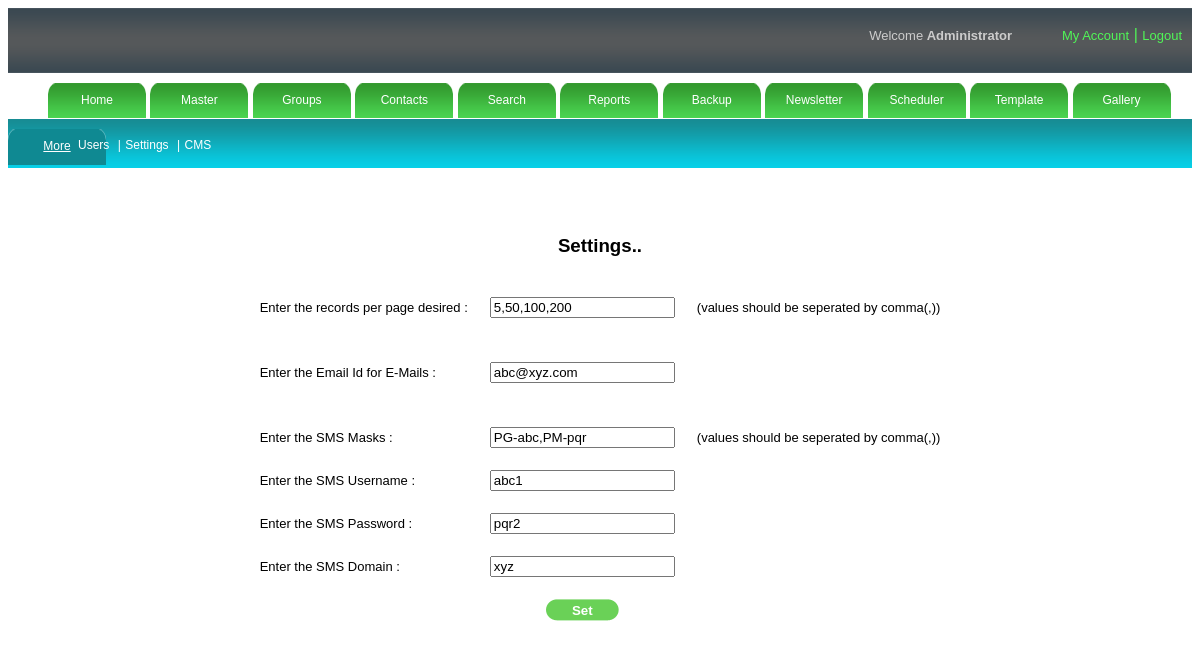
The app's page /admin/settings.php (signed in) with its own data.
### tables this page shows
CREATE TABLE IF NOT EXISTS `setting` (
  `rpp` varchar(100) NOT NULL,
  `eid` varchar(100) NOT NULL,
  `mask` varchar(500) NOT NULL
);

CREATE TABLE IF NOT EXISTS `sms` (
  `sms_user_id` int(11) NOT NULL AUTO_INCREMENT,
  `sms_username` varchar(100) NOT NULL,
  `sms_password` varchar(100) NOT NULL,
  `sms_domain` varchar(100) NOT NULL,
  PRIMARY KEY (`sms_user_id`)
);

### admin/settings.php (the view, shortened to what this page needs)
<!DOCTYPE html PUBLIC "-//W3C//DTD XHTML 1.0 Transitional//EN" "http://www.w3.org/TR/xhtml1/DTD/xhtml1-transitional.dtd">
<html xmlns="http://www.w3.org/1999/xhtml">
<head>
<link href="style.css" rel="stylesheet" media="screen" /><script type="text/javascript" src="validation.js"></script>
<link rel="stylesheet" type="text/css" href="mouseovertabs.css" />
<link href="dhtmlgoodies_calendar.css" rel="stylesheet" type="text/css" />
</head>
<body>
<?php include("header.php");?>
<?php include("menu.php");
?>
<div id="submenu" >
<div >
<ul>
<?php
	for($i=0;$i<count($rights);$i++)
				{
					if($rights[$i]=="6")
					{
						$flag=1;
					}
				}
				if($flag==1)
				{?>
	<li class="submenuitem"><a href="security.php">Users </a> |</li>
    <?php $flag=0;
				}
				for($i=0;$i<count($rights);$i++)
				{
					if($rights[$i]=="8")
					{
						$flag=1;
					}
				}
				if($flag==1)
				{?>
    <li class="submenuitem"><a href="settings.php">Settings</a> |</li>
     <?php $flag=0;
				}
				for($i=0;$i<count($rights);$i++)
				{
					if($rights[$i]=="11")
					{
						$flag=1;
					}
				}
				if($flag==1)
				{?>
    <li class="submenuitem"><a href="cms.php">CMS </a> </li>
    <?php $flag=0;}?>
</ul>
</div>
</div>
<?php
if(isset($_POST['save']))
{
		$sql = "update setting set rpp='".$_POST['rpp']."',eid='".$_POST['eid']."',mask='".$_POST['mask']."'";
		$res = mysql_query($sql);
		$sql = "update sms set sms_username='".$_POST['sms_uname']."',sms_password='".$_POST['sms_pass']."',sms_domain='".$_POST['sms_domain']."'";
		$res = mysql_query($sql);
		echo "<script>location.href='settings.php?res=set';</script>";
}
else
{
	$sql="select * from setting";
	$res=mysql_query($sql);
	$row=mysql_fetch_array($res);
	$sql1="select * from sms";
	$res1=mysql_query($sql1);
	$row1=mysql_fetch_array($res1);
}
?>
<div id="footerseting" class="bgcolorreport">
<br>
<br>
<form name="rppfrm" method="post" action="settings.php" onSubmit="return set();">
<table align="center" cellpadding="10">
	<tr>
    	<td colspan="3" align="center"><h3>Settings..</h3></td>
    </tr>
    <tr>
    	<td><font size="2">Enter the records per page desired :</font></td>
        <td><input type="text" id="rpp" class="txtuname" name="rpp" value="<?php echo $row['rpp'] ?>"></td>
        <td><font size="2">(values should be seperated by comma(,))</font></td>
    </tr>
    <tr>
    	<td></td>
        <td align="center"><div id="d_rpp"></div></td>
     </tr>
     <tr>
    	<td><font size="2">Enter the Email Id for E-Mails :</font></td>
        <td><input type="text" id="eid" class="txtuname" name="eid"  value="<?php echo $row['eid'] ?>"></td>
        <td></td>
    </tr>
     <tr>
    	<td></td>
        <td align="center"><div id="d_eid"></div></td>
     </tr>
     <tr>
    	<td><font size="2">Enter the SMS Masks :</font></td>
        <td><input type="text" id="mask" class="txtuname" name="mask"  value="<?php echo $row['mask'] ?>"></td>
        <td><font size="2">(values should be seperated by comma(,))</font></td>
    </tr>
     <tr>
    	<td><font size="2">Enter the SMS Username :</font></td>
        <td><input type="text" id="sms_uname" class="txtuname" name="sms_uname"  value="<?php echo $row1['sms_username']; ?>"></td>
        <td></td>
    </tr>
      <tr>
    	<td><font size="2">Enter the SMS Password :</font></td>
        <td><input type="text" id="sms_pass" class="txtuname" name="sms_pass"  value="<?php echo $row1['sms_password']; ?>"></td>
        <td></td>
    </tr>
     <tr>
    	<td><font size="2">Enter the SMS Domain :</font></td>
        <td><input type="text" id="sms_domain" class="txtuname" name="sms_domain"  value="<?php echo $row1['sms_domain']; ?>"></td>
        <td></td>
    </tr>
    <tr>
    	<td></td>
        <td align="center"><input type="submit" class="regbtn" value="Set" name="save"></td>
    </tr>
</table>
</form>
</div>

### admin/style.css (style rules this page uses)
body { font-family:Verdana, Arial, Helvetica, sans-serif; }
.regbtn { background:url(images/btn.png) no-repeat; border:none; color:#FFFFFF; width:73px; font-weight:bolder; height:22px; vertical-align:text-top; }
.bgcolorreport { background:#FFFFFF; }
#footerseting { background:#ffffff; }
#submenu ul { display:inline-block; padding-left:70px; }
.submenuitem { list-style-type:none; color:#FFFFFF; font-size:12px; display:inline-block; font:Verdana, Arial, Helvetica, sans-serif; }
.submenuitem a { text-decoration:none; color:#FFFFFF; margin-right:5px; }
#submenu { background:url(images/submenu.png); width:auto; height:49px; }

### records on screen
setting: rpp "5,50,100,200", eid "abc@xyz.com", mask "PG-abc,PM-pqr"
sms: sms_uname "abc1", sms_pass "pqr2", sms_domain "xyz"
